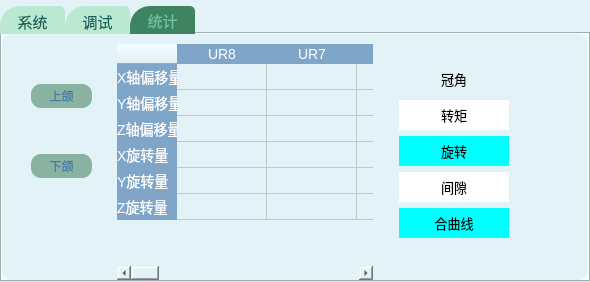
     <widget class="QWidget" name="widget_bottom" native="true">
      <property name="sizePolicy">
       <sizepolicy hsizetype="Preferred" vsizetype="Ignored">
        <horstretch>0</horstretch>
        <verstretch>0</verstretch>
       </sizepolicy>
      </property>
      <property name="minimumSize">
       <size>
        <width>0</width>
        <height>250</height>
       </size>
      </property>
      <property name="maximumSize">
       <size>
        <width>15252525</width>
        <height>400</height>
       </size>
      </property>
      <property name="styleSheet">
       <string notr="true">background-color: #e2f2f6;
border-radius: 10px;</string>
      </property>
      <property name="locale">
       <locale language="Chinese" country="China"/>
      </property>
      <layout class="QVBoxLayout" name="verticalLayout_5">
       <property name="spacing">
        <number>0</number>
       </property>
       <property name="leftMargin">
        <number>0</number>
       </property>
       <property name="topMargin">
        <number>6</number>
       </property>
       <property name="rightMargin">
        <number>0</number>
       </property>
       <property name="bottomMargin">
        <number>0</number>
       </property>
       <item>
        <widget class="QTabWidget" name="tabWidget_bottom">
         <property name="palette">
          <palette>
           <active>
            <colorrole role="WindowText">
             <brush brushstyle="SolidPattern">
              <color alpha="255">
               <red>0</red>
               <green>0</green>
               <blue>0</blue>
              </color>
             </brush>
            </colorrole>
            <colorrole role="Button">
             <brush brushstyle="SolidPattern">
              <color alpha="255">
               <red>226</red>
               <green>242</green>
               <blue>246</blue>
              </color>
             </brush>
            </colorrole>
            <colorrole role="Light">
             <brush brushstyle="SolidPattern">
              <color alpha="255">
               <red>255</red>
               <green>255</green>
               <blue>255</blue>
              </color>
             </brush>
            </colorrole>
            <colorrole role="Midlight">
             <brush brushstyle="SolidPattern">
              <color alpha="255">
               <red>255</red>
               <green>255</green>
               <blue>255</blue>
              </color>
             </brush>
            </colorrole>
            <colorrole role="Dark">
             <brush brushstyle="SolidPattern">
              <color alpha="255">
               <red>127</red>
               <green>127</green>
               <blue>127</blue>
              </color>
             </brush>
            </colorrole>
            <colorrole role="Mid">
             <brush brushstyle="SolidPattern">
              <color alpha="255">
               <red>170</red>
               <green>170</green>
               <blue>170</blue>
              </color>
             </brush>
            </colorrole>
            <colorrole role="Text">
             <brush brushstyle="SolidPattern">
              <color alpha="255">
               <red>0</red>
               <green>0</green>
               <blue>0</blue>
              </color>
             </brush>
            </colorrole>
            <colorrole role="BrightText">
             <brush brushstyle="SolidPattern">
              <color alpha="255">
               <red>255</red>
               <green>255</green>
               <blue>255</blue>
              </color>
             </brush>
            </colorrole>
            <colorrole role="ButtonText">
             <brush brushstyle="SolidPattern">
              <color alpha="255">
               <red>0</red>
               <green>0</green>
               <blue>0</blue>
              </color>
             </brush>
            </colorrole>
            <colorrole role="Base">
             <brush brushstyle="SolidPattern">
              <color alpha="255">
               <red>226</red>
               <green>242</green>
               <blue>246</blue>
              </color>
             </brush>
            </colorrole>
            <colorrole role="Window">
             <brush brushstyle="SolidPattern">
              <color alpha="255">
               <red>226</red>
               <green>242</green>
               <blue>246</blue>
              </color>
             </brush>
            </colorrole>
            <colorrole role="Shadow">
             <brush brushstyle="SolidPattern">
              <color alpha="255">
               <red>0</red>
               <green>0</green>
               <blue>0</blue>
              </color>
             </brush>
            </colorrole>
            <colorrole role="AlternateBase">
             <brush brushstyle="SolidPattern">
              <color alpha="255">
               <red>255</red>
               <green>255</green>
               <blue>255</blue>
              </color>
             </brush>
            </colorrole>
            <colorrole role="ToolTipBase">
             <brush brushstyle="SolidPattern">
              <color alpha="255">
               <red>255</red>
               <green>255</green>
               <blue>220</blue>
              </color>
             </brush>
            </colorrole>
            <colorrole role="ToolTipText">
             <brush brushstyle="SolidPattern">
              <color alpha="255">
               <red>0</red>
               <green>0</green>
               <blue>0</blue>
              </color>
             </brush>
            </colorrole>
            <colorrole role="PlaceholderText">
             <brush brushstyle="SolidPattern">
              <color alpha="128">
               <red>0</red>
               <green>0</green>
               <blue>0</blue>
              </color>
             </brush>
            </colorrole>
           </active>
           <inactive>
            <colorrole role="WindowText">
             <brush brushstyle="SolidPattern">
              <color alpha="255">
               <red>0</red>
               <green>0</green>
               <blue>0</blue>
              </color>
             </brush>
            </colorrole>
            <colorrole role="Button">
             <brush brushstyle="SolidPattern">
              <color alpha="255">
               <red>226</red>
               <green>242</green>
               <blue>246</blue>
              </color>
             </brush>
            </colorrole>
            <colorrole role="Light">
             <brush brushstyle="SolidPattern">
              <color alpha="255">
               <red>255</red>
               <green>255</green>
               <blue>255</blue>
              </color>
             </brush>
            </colorrole>
            <colorrole role="Midlight">
             <brush brushstyle="SolidPattern">
              <color alpha="255">
               <red>255</red>
               <green>255</green>
               <blue>255</blue>
              </color>
             </brush>
            </colorrole>
            <colorrole role="Dark">
             <brush brushstyle="SolidPattern">
              <color alpha="255">
               <red>127</red>
               <green>127</green>
               <blue>127</blue>
              </color>
             </brush>
            </colorrole>
            <colorrole role="Mid">
             <brush brushstyle="SolidPattern">
              <color alpha="255">
               <red>170</red>
               <green>170</green>
               <blue>170</blue>
              </color>
             </brush>
            </colorrole>
            <colorrole role="Text">
             <brush brushstyle="SolidPattern">
              <color alpha="255">
               <red>0</red>
               <green>0</green>
               <blue>0</blue>
              </color>
             </brush>
            </colorrole>
            <colorrole role="BrightText">
             <brush brushstyle="SolidPattern">
              <color alpha="255">
               <red>255</red>
               <green>255</green>
               <blue>255</blue>
              </color>
             </brush>
            </colorrole>
            <colorrole role="ButtonText">
             <brush brushstyle="SolidPattern">
              <color alpha="255">
               <red>0</red>
               <green>0</green>
               <blue>0</blue>
              </color>
             </brush>
            </colorrole>
            <colorrole role="Base">
             <brush brushstyle="SolidPattern">
              <color alpha="255">
               <red>226</red>
               <green>242</green>
               <blue>246</blue>
              </color>
             </brush>
            </colorrole>
            <colorrole role="Window">
             <brush brushstyle="SolidPattern">
              <color alpha="255">
               <red>226</red>
               <green>242</green>
               <blue>246</blue>
              </color>
             </brush>
            </colorrole>
            <colorrole role="Shadow">
             <brush brushstyle="SolidPattern">
              <color alpha="255">
               <red>0</red>
               <green>0</green>
               <blue>0</blue>
              </color>
             </brush>
            </colorrole>
            <colorrole role="AlternateBase">
             <brush brushstyle="SolidPattern">
              <color alpha="255">
               <red>255</red>
               <green>255</green>
               <blue>255</blue>
              </color>
             </brush>
            </colorrole>
            <colorrole role="ToolTipBase">
             <brush brushstyle="SolidPattern">
              <color alpha="255">
               <red>255</red>
               <green>255</green>
               <blue>220</blue>
              </color>
             </brush>
            </colorrole>
            <colorrole role="ToolTipText">
             <brush brushstyle="SolidPattern">
              <color alpha="255">
               <red>0</red>
               <green>0</green>
               <blue>0</blue>
              </color>
             </brush>
            </colorrole>
            <colorrole role="PlaceholderText">
             <brush brushstyle="SolidPattern">
              <color alpha="128">
               <red>0</red>
               <green>0</green>
               <blue>0</blue>
              </color>
             </brush>
            </colorrole>
           </inactive>
           <disabled>
            <colorrole role="WindowText">
             <brush brushstyle="SolidPattern">
              <color alpha="255">
               <red>127</red>
               <green>127</green>
               <blue>127</blue>
              </color>
             </brush>
            </colorrole>
            <colorrole role="Button">
             <brush brushstyle="SolidPattern">
              <color alpha="255">
               <red>226</red>
               <green>242</green>
               <blue>246</blue>
              </color>
             </brush>
            </colorrole>
            <colorrole role="Light">
             <brush brushstyle="SolidPattern">
              <color alpha="255">
               <red>255</red>
               <green>255</green>
               <blue>255</blue>
              </color>
             </brush>
            </colorrole>
            <colorrole role="Midlight">
             <brush brushstyle="SolidPattern">
              <color alpha="255">
               <red>255</red>
               <green>255</green>
               <blue>255</blue>
              </color>
             </brush>
            </colorrole>
            <colorrole role="Dark">
             <brush brushstyle="SolidPattern">
              <color alpha="255">
               <red>127</red>
               <green>127</green>
               <blue>127</blue>
              </color>
             </brush>
            </colorrole>
            <colorrole role="Mid">
             <brush brushstyle="SolidPattern">
              <color alpha="255">
               <red>170</red>
               <green>170</green>
               <blue>170</blue>
              </color>
             </brush>
            </colorrole>
            <colorrole role="Text">
             <brush brushstyle="SolidPattern">
              <color alpha="255">
               <red>127</red>
               <green>127</green>
               <blue>127</blue>
              </color>
             </brush>
            </colorrole>
            <colorrole role="BrightText">
             <brush brushstyle="SolidPattern">
              <color alpha="255">
               <red>255</red>
               <green>255</green>
               <blue>255</blue>
              </color>
             </brush>
            </colorrole>
            <colorrole role="ButtonText">
             <brush brushstyle="SolidPattern">
              <color alpha="255">
               <red>127</red>
               <green>127</green>
               <blue>127</blue>
              </color>
             </brush>
            </colorrole>
            <colorrole role="Base">
             <brush brushstyle="SolidPattern">
              <color alpha="255">
               <red>226</red>
               <green>242</green>
               <blue>246</blue>
              </color>
             </brush>
            </colorrole>
            <colorrole role="Window">
             <brush brushstyle="SolidPattern">
              <color alpha="255">
               <red>226</red>
               <green>242</green>
               <blue>246</blue>
              </color>
             </brush>
            </colorrole>
            <colorrole role="Shadow">
             <brush brushstyle="SolidPattern">
              <color alpha="255">
               <red>0</red>
               <green>0</green>
               <blue>0</blue>
              </color>
             </brush>
            </colorrole>
            <colorrole role="AlternateBase">
             <brush brushstyle="SolidPattern">
              <color alpha="255">
               <red>255</red>
               <green>255</green>
               <blue>255</blue>
              </color>
             </brush>
            </colorrole>
            <colorrole role="ToolTipBase">
             <brush brushstyle="SolidPattern">
              <color alpha="255">
               <red>255</red>
               <green>255</green>
               <blue>220</blue>
              </color>
             </brush>
            </colorrole>
            <colorrole role="ToolTipText">
             <brush brushstyle="SolidPattern">
              <color alpha="255">
               <red>0</red>
               <green>0</green>
               <blue>0</blue>
              </color>
             </brush>
            </colorrole>
            <colorrole role="PlaceholderText">
             <brush brushstyle="SolidPattern">
              <color alpha="128">
               <red>0</red>
               <green>0</green>
               <blue>0</blue>
              </color>
             </brush>
            </colorrole>
           </disabled>
          </palette>
         </property>
         <property name="styleSheet">
          <string notr="true">QTabWidget{ 
    /* set the font properties*/
    font-size:15px;
	border:3px solid black
}
QTabBar::tab{
	width:65;
	color: #176158;
}
QTabBar::tab{height:28}
QTabBar::tab:selected{background-color: #3e8463;
color: #71c19d;}
QTabBar::tab:!selected{background-color: #bae8d0}
QTabBar::tab{border-top-left-radius: 20px;border-top-right-radius: 5px}</string>
         </property>
         <property name="currentIndex">
          <number>2</number>
         </property>
         <property name="iconSize">
          <size>
           <width>16</width>
           <height>16</height>
          </size>
         </property>
         <property name="movable">
          <bool>true</bool>
         </property>
         <property name="tabBarAutoHide">
          <bool>false</bool>
         </property>
         <widget class="QWidget" name="tab_system">
          <attribute name="title">
           <string>系统</string>
          </attribute>
          <layout class="QVBoxLayout" name="verticalLayout_6">
           <property name="spacing">
            <number>0</number>
           </property>
           <property name="leftMargin">
            <number>0</number>
           </property>
           <property name="topMargin">
            <number>0</number>
           </property>
           <property name="rightMargin">
            <number>0</number>
           </property>
           <property name="bottomMargin">
            <number>0</number>
           </property>
           <item>
            <widget class="QListWidget" name="listWidget_system">
             <property name="font">
              <font>
               <family>微软雅黑</family>
               <pointsize>10</pointsize>
              </font>
             </property>
            </widget>
           </item>
          </layout>
         </widget>
         <widget class="QWidget" name="tab_debug">
          <attribute name="title">
           <string>调试</string>
          </attribute>
          <layout class="QVBoxLayout" name="verticalLayout_7">
           <property name="leftMargin">
            <number>0</number>
           </property>
           <property name="topMargin">
            <number>0</number>
           </property>
           <property name="rightMargin">
            <number>0</number>
           </property>
           <property name="bottomMargin">
            <number>0</number>
           </property>
           <item>
            <widget class="QListWidget" name="listWidget_debug"/>
           </item>
          </layout>
         </widget>
         <widget class="QWidget" name="tab_3">
          <attribute name="title">
           <string>统计</string>
          </attribute>
          <layout class="QGridLayout" name="gridLayout_2">
           <property name="topMargin">
            <number>10</number>
           </property>
           <property name="bottomMargin">
            <number>0</number>
           </property>
           <item row="0" column="2">
            <widget class="QWidget" name="widget_3" native="true">
             <property name="minimumSize">
              <size>
               <width>150</width>
               <height>0</height>
              </size>
             </property>
             <property name="maximumSize">
              <size>
               <width>150</width>
               <height>16777215</height>
              </size>
             </property>
             <layout class="QVBoxLayout" name="verticalLayout_8">
              <property name="leftMargin">
               <number>20</number>
              </property>
              <property name="topMargin">
               <number>20</number>
              </property>
              <property name="rightMargin">
               <number>20</number>
              </property>
              <property name="bottomMargin">
               <number>40</number>
              </property>
              <item>
               <widget class="QPushButton" name="pushButton_9">
                <property name="font">
                 <font>
                  <family>微软雅黑</family>
                  <pointsize>10</pointsize>
                 </font>
                </property>
                <property name="styleSheet">
                 <string notr="true">color:#000;
background-color: transparent;
border:0px;
border-radius:0px;
min-height:30px;</string>
                </property>
                <property name="text">
                 <string>冠角</string>
                </property>
               </widget>
              </item>
              <item>
               <widget class="QPushButton" name="pushButton_10">
                <property name="font">
                 <font>
                  <family>微软雅黑</family>
                  <pointsize>10</pointsize>
                 </font>
                </property>
                <property name="styleSheet">
                 <string notr="true">color:#000;
background-color: rgb(255, 255, 255);
border:0px;
border-radius:0px;
min-height:30px;</string>
                </property>
                <property name="text">
                 <string>转矩</string>
                </property>
               </widget>
              </item>
              <item>
               <widget class="QPushButton" name="pushButton_11">
                <property name="font">
                 <font>
                  <family>微软雅黑</family>
                  <pointsize>10</pointsize>
                 </font>
                </property>
                <property name="styleSheet">
                 <string notr="true">color:#000;
background-color: rgb(0, 255, 255);
border:0px;
border-radius:0px;
min-height:30px;</string>
                </property>
                <property name="text">
                 <string>旋转</string>
                </property>
               </widget>
              </item>
              <item>
               <widget class="QPushButton" name="pushButton_12">
                <property name="font">
                 <font>
                  <family>微软雅黑</family>
                  <pointsize>10</pointsize>
                 </font>
                </property>
                <property name="styleSheet">
                 <string notr="true">color:#000;
background-color: rgb(255, 255, 255);
border:0px;
border-radius:0px;
min-height:30px;</string>
                </property>
                <property name="text">
                 <string>间隙</string>
                </property>
               </widget>
              </item>
              <item>
               <widget class="QPushButton" name="pushButton_13">
                <property name="font">
                 <font>
                  <family>微软雅黑</family>
                  <pointsize>10</pointsize>
                 </font>
                </property>
                <property name="styleSheet">
                 <string notr="true">color:#000;
background-color: rgb(0, 255, 255);
border:0px;
border-radius:0px;
min-height:30px;</string>
                </property>
                <property name="text">
                 <string>合曲线</string>
                </property>
               </widget>
              </item>
             </layout>
            </widget>
           </item>
           <item row="0" column="1">
            <widget class="QTableWidget" name="tableWidget">
             <property name="autoFillBackground">
              <bool>false</bool>
             </property>
             <property name="styleSheet">
              <string notr="true">QHeaderView::section
{
    font-size:14px;                
    font-family:&quot;Microsoft YaHei&quot;; 
    color:#FFFFFF;                  
    background:#7fa6c9;         
    border:none;                  
    min-height:20px;              
    max-height:20px;            
    margin-left:0px;              
    padding-left:0px;             
};

QTableWidget::item               
{
	color:rgb(127,166,201);
	text-align:center;
};

QScrollBar::handle:vertical        
{
    /*background: rgba(255,255,255,20%);*/
    border: 2px solid rgb(127,166,201);           
    border-radius:8px;                
    width: 8px;                        
};


QScollBar::add-line:vertical, QScrollBar::sub-line:vertical  
{
    background:transparent;                                      
}</string>
             </property>
             <property name="gridStyle">
              <enum>Qt::SolidLine</enum>
             </property>
             <attribute name="horizontalHeaderDefaultSectionSize">
              <number>90</number>
             </attribute>
             <attribute name="verticalHeaderMinimumSectionSize">
              <number>26</number>
             </attribute>
             <attribute name="verticalHeaderDefaultSectionSize">
              <number>26</number>
             </attribute>
             <row>
              <property name="text">
               <string>X轴偏移量</string>
              </property>
             </row>
             <row>
              <property name="text">
               <string>Y轴偏移量</string>
              </property>
             </row>
             <row>
              <property name="text">
               <string>Z轴偏移量</string>
              </property>
             </row>
             <row>
              <property name="text">
               <string>X旋转量</string>
              </property>
             </row>
             <row>
              <property name="text">
               <string>Y旋转量</string>
              </property>
             </row>
             <row>
              <property name="text">
               <string>Z旋转量</string>
              </property>
             </row>
             <column>
              <property name="text">
               <string>UR8</string>
              </property>
             </column>
             <column>
              <property name="text">
               <string>UR7</string>
              </property>
             </column>
             <column>
              <property name="text">
               <string>UR6</string>
              </property>
             </column>
             <column>
              <property name="text">
               <string>UR5</string>
              </property>
             </column>
             <column>
              <property name="text">
               <string>UR4</string>
              </property>
             </column>
             <column>
              <property name="text">
               <string>UR3</string>
              </property>
             </column>
             <column>
              <property name="text">
               <string>UR2</string>
              </property>
             </column>
             <column>
              <property name="text">
               <string>UR1</string>
              </property>
             </column>
             <column>
              <property name="text">
               <string>UL1</string>
              </property>
             </column>
             <column>
              <property name="text">
               <string>UL2</string>
              </property>
             </column>
             <column>
              <property name="text">
               <string>UL3</string>
              </property>
             </column>
             <column>
              <property name="text">
               <string>UL4</string>
              </property>
             </column>
             <column>
              <property name="text">
               <string>UL5</string>
              </property>
             </column>
             <column>
              <property name="text">
               <string>UL6</string>
              </property>
             </column>
             <column>
              <property name="text">
               <string>UL7</string>
              </property>
             </column>
             <column>
              <property name="text">
               <string>UL8</string>
              </property>
             </column>
            </widget>
           </item>
           <item row="0" column="0">
            <widget class="QWidget" name="widget_2" native="true">
             <property name="minimumSize">
              <size>
               <width>100</width>
               <height>0</height>
              </size>
             </property>
             <property name="maximumSize">
              <size>
               <width>100</width>
               <height>16777215</height>
              </size>
             </property>
             <widget class="QPushButton" name="pushButton_7">
              <property name="geometry">
               <rect>
                <x>20</x>
                <y>40</y>
                <width>61</width>
                <height>24</height>
               </rect>
              </property>
              <property name="styleSheet">
               <string notr="true">color:#3f7ca5;
background-color: rgb(137, 178, 161);</string>
              </property>
              <property name="text">
               <string>上颌</string>
              </property>
             </widget>
             <widget class="QPushButton" name="pushButton_8">
              <property name="geometry">
               <rect>
                <x>20</x>
                <y>110</y>
                <width>61</width>
                <height>24</height>
               </rect>
              </property>
              <property name="styleSheet">
               <string notr="true">color:#3f7ca5;
background-color: #89b2a1;</string>
              </property>
              <property name="text">
               <string>下颌</string>
              </property>
             </widget>
            </widget>
           </item>
           <item row="0" column="3">
            <spacer name="horizontalSpacer_3">
             <property name="orientation">
              <enum>Qt::Horizontal</enum>
             </property>
             <property name="sizeType">
              <enum>QSizePolicy::Fixed</enum>
             </property>
             <property name="sizeHint" stdset="0">
              <size>
               <width>50</width>
               <height>20</height>
              </size>
             </property>
            </spacer>
           </item>
          </layout>
         </widget>
        </widget>
       </item>
      </layout>
     </widget>
